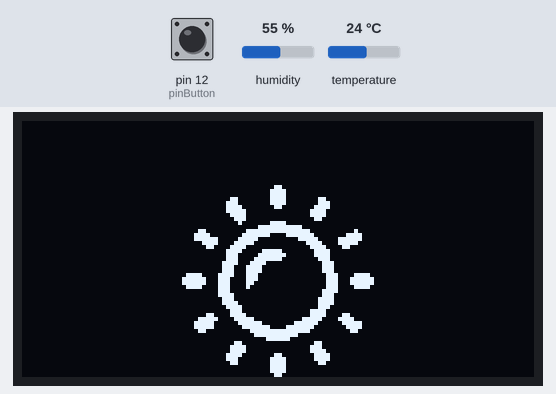
Recording of a sketch running on a simulated Arduino Uno, built with avr-gcc and run on an emulated ATmega328P. On the bench: 128×64 one-colour display. The inputs (shaded band) are chosen by the test bench; at power-on: pin 12 (pinButton) HIGH, humidity 55 %, temperature 24 °C.

Above: at 1.4 s.
1.5 s: pin 12 (pinButton) pulled LOW for 3.2 s
At 5.0 s:
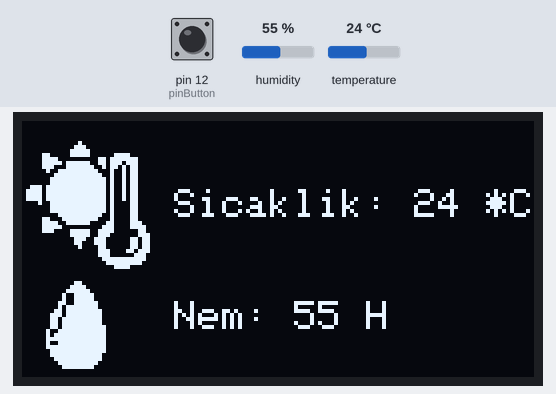
6.2 s: humidity set to 22 %
At 7.4 s:
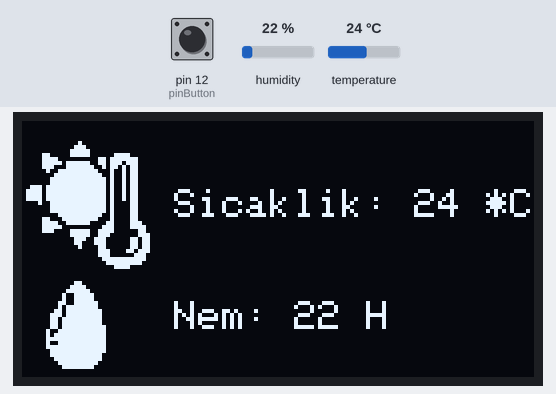
7.9 s: temperature set to 12 °C
At 8.6 s:
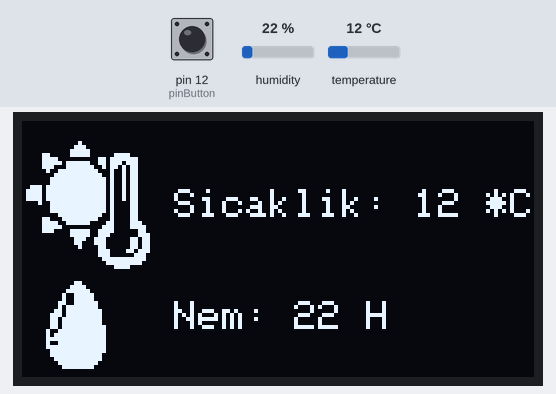
9.5 s: pin 12 (pinButton) pulled LOW for 0.7 s
At 10.4 s:
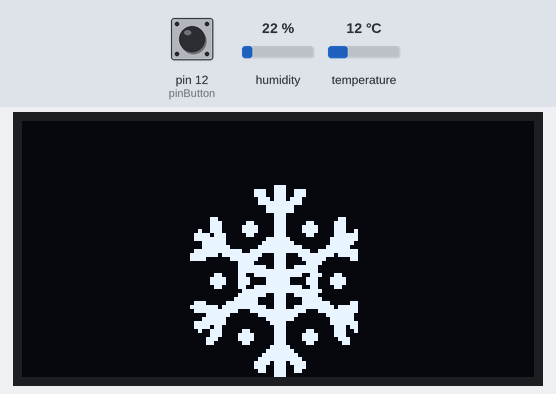
11.7 s: temperature set to 16 °C
At 12.5 s:
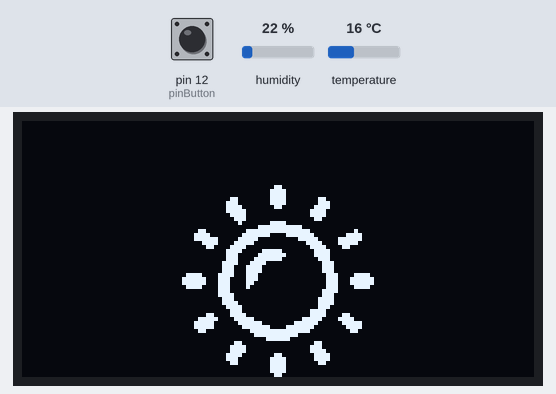
13.5 s: temperature set to 14 °C
At 14.6 s:
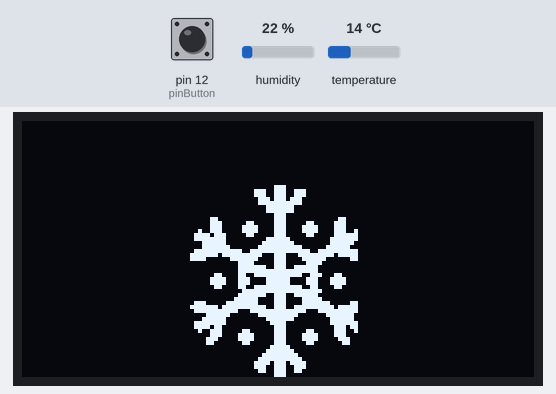
Timing chart, 0 to 16.1 s (numbered marks = the images above; inputs shaded):
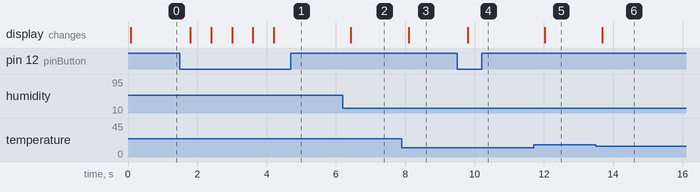

The sketch:

OLED_Sicaklik_Nem.ino
```cpp
// SimpleDHT - Version: Latest
#include <SimpleDHT.h>
#include <SPI.h>
#include <Wire.h>
#include <Adafruit_GFX.h>
#include <Adafruit_SSD1306.h>

#define SCREEN_WIDTH 128  // OLED display width, in pixels
#define SCREEN_HEIGHT 64  // OLED display height, in pixels

// Declaration for an SSD1306 display connected to I2C (SDA, SCL pins)
#define OLED_RESET 4  // Reset pin # (or -1 if sharing Arduino reset pin)
Adafruit_SSD1306 display(SCREEN_WIDTH, SCREEN_HEIGHT, &Wire, OLED_RESET);

// Thermometrenin bitmapi
const unsigned char thermo[] PROGMEM = {
  0x00, 0x02, 0x00, 0x00, 0x00, 0x07, 0x00, 0x00, 0x00, 0x0F, 0x80, 0x00, 0x06, 0x0F, 0x81, 0xE0,
  0x07, 0x80, 0x1B, 0xF8, 0x07, 0xDF, 0x9B, 0xB8, 0x07, 0x1F, 0xCB, 0x58, 0x02, 0x7F, 0xE2, 0x58,
  0x00, 0xFF, 0xF2, 0x58, 0x01, 0xFF, 0xFA, 0x58, 0x01, 0xFF, 0xFA, 0x58, 0x3B, 0xFF, 0xFA, 0x58,
  0x7B, 0xFF, 0xFA, 0x58, 0x7B, 0xFF, 0xFA, 0x58, 0x7B, 0xFF, 0xFA, 0x58, 0x09, 0xFF, 0xFA, 0x18,
  0x01, 0xFF, 0xFA, 0x18, 0x01, 0xFF, 0xFA, 0x18, 0x00, 0x7F, 0xF2, 0x18, 0x06, 0x3F, 0xE2, 0x18,
  0x07, 0x9F, 0x86, 0x1C, 0x07, 0xC0, 0x0E, 0x1E, 0x07, 0x0F, 0x9E, 0x06, 0x00, 0x0F, 0x9C, 0x07,
  0x00, 0x07, 0x38, 0x1B, 0x00, 0x06, 0x38, 0x1B, 0x00, 0x02, 0x18, 0x1B, 0x00, 0x00, 0x1C, 0x37,
  0x00, 0x00, 0x1C, 0x0E, 0x00, 0x00, 0x0F, 0xFE, 0x00, 0x00, 0x07, 0xFC, 0x00, 0x00, 0x01, 0xE0
};

// Nemin bitmapi
const unsigned char humi[] PROGMEM = {
  0x01,
  0x80,
  0x03,
  0xC0,
  0x07,
  0xE0,
  0x09,
  0xF0,
  0x09,
  0xF0,
  0x19,
  0xF8,
  0x17,
  0xF8,
  0x37,
  0xFC,
  0x77,
  0xFC,
  0x6F,
  0xFC,
  0x6F,
  0xFC,
  0x6F,
  0xFE,
  0x9F,
  0xFE,
  0xBF,
  0xFE,
  0xFF,
  0xFE,
  0x9F,
  0xFE,
  0xFF,
  0xFE,
  0x7F,
  0xFE,
  0x7F,
  0xFC,
  0x3F,
  0xFC,
  0x1F,
  0xF8,
  0x0F,
  0xF0,
};

// Güneşin bitmapi
const unsigned char sun[] PROGMEM = {
  0x00, 0x00, 0x01, 0x80, 0x00, 0x00, 0x00, 0x00, 0x03, 0xC0, 0x00, 0x00, 0x00, 0x00, 0x03, 0xC0,
  0x00, 0x00, 0x00, 0x0C, 0x03, 0xC0, 0x30, 0x00, 0x00, 0x1C, 0x03, 0xC0, 0x38, 0x00, 0x00, 0x1E,
  0x01, 0x80, 0x78, 0x00, 0x00, 0x1F, 0x00, 0x00, 0xF0, 0x00, 0x00, 0x0F, 0x00, 0x00, 0xF0, 0x00,
  0x00, 0x07, 0x00, 0x00, 0x60, 0x00, 0x00, 0x02, 0x03, 0xC0, 0x00, 0x00, 0x00, 0x00, 0x1F, 0xFC,
  0x00, 0x00, 0x0C, 0x00, 0xFF, 0xFF, 0x00, 0x10, 0x1E, 0x01, 0xFC, 0x3F, 0x80, 0x78, 0x1F, 0x83,
  0xE0, 0x07, 0xC1, 0xF8, 0x07, 0x87, 0xC0, 0x01, 0xE1, 0xF0, 0x03, 0x0F, 0x00, 0x00, 0xF0, 0xC0,
  0x00, 0x1E, 0x0F, 0x80, 0x78, 0x00, 0x00, 0x1C, 0x1F, 0xC0, 0x78, 0x00, 0x00, 0x1C, 0x3F, 0x80,
  0x38, 0x00, 0x00, 0x3C, 0x78, 0x00, 0x1C, 0x00, 0x00, 0x38, 0xF0, 0x00, 0x1C, 0x00, 0x00, 0x38,
  0xF0, 0x00, 0x1C, 0x00, 0x78, 0x78, 0xE0, 0x00, 0x0E, 0x1E, 0xFC, 0x70, 0xE0, 0x00, 0x0E, 0x3F,
  0xFC, 0x70, 0xC0, 0x00, 0x0E, 0x3F, 0x78, 0x70, 0x80, 0x00, 0x0E, 0x1E, 0x00, 0x70, 0x00, 0x00,
  0x1E, 0x00, 0x00, 0x78, 0x00, 0x00, 0x1C, 0x00, 0x00, 0x38, 0x00, 0x00, 0x3C, 0x00, 0x00, 0x3C,
  0x00, 0x00, 0x3C, 0x00, 0x00, 0x1E, 0x00, 0x00, 0x38, 0x00, 0x00, 0x0E, 0x00, 0x00, 0xF0, 0x00,
  0x03, 0x0F, 0x00, 0x00, 0xF0, 0xC0, 0x0F, 0x87, 0xC0, 0x03, 0xE1, 0xE0, 0x1F, 0x03, 0xF0, 0x0F,
  0xC0, 0xF8, 0x1F, 0x01, 0xFC, 0x3F, 0x80, 0x78, 0x0C, 0x00, 0x7F, 0xFF, 0x00, 0x30, 0x00, 0x00,
  0x3F, 0xF8, 0x00, 0x00, 0x00, 0x00, 0x07, 0xE0, 0x00, 0x00, 0x00, 0x06, 0x00, 0x00, 0x60, 0x00,
  0x00, 0x0F, 0x00, 0x00, 0xE0, 0x00, 0x00, 0x0F, 0x00, 0x00, 0xF0, 0x00, 0x00, 0x1E, 0x01, 0x80,
  0x78, 0x00, 0x00, 0x1C, 0x03, 0xC0, 0x78, 0x00, 0x00, 0x0C, 0x03, 0xC0, 0x30, 0x00, 0x00, 0x00,
  0x03, 0xC0, 0x00, 0x00, 0x00, 0x00, 0x03, 0xC0, 0x00, 0x00, 0x00, 0x00, 0x01, 0x80, 0x00, 0x00
};

// Karın bitmapi
const unsigned char snow[] PROGMEM = {
  0x00, 0x00, 0x01, 0xC0, 0x00, 0x00, 0x00, 0x00, 0x39, 0xCE, 0x00, 0x00, 0x00, 0x00, 0x39, 0xCE,
  0x00, 0x00, 0x00, 0x00, 0x1D, 0xDC, 0x00, 0x00, 0x00, 0x00, 0x1F, 0xFC, 0x00, 0x00, 0x00, 0x00,
  0x07, 0xF0, 0x00, 0x00, 0x00, 0x00, 0x07, 0xF0, 0x00, 0x00, 0x00, 0x00, 0x01, 0xC0, 0x00, 0x00,
  0x01, 0x80, 0x01, 0xC0, 0x01, 0x80, 0x01, 0xC0, 0xC1, 0xC1, 0x83, 0x80, 0x01, 0xC1, 0xE1, 0xC3,
  0xC3, 0x80, 0x09, 0xC1, 0xE1, 0xC3, 0xC3, 0x98, 0x1E, 0xE0, 0xC1, 0xC1, 0x83, 0xF8, 0x1F, 0xE0,
  0x07, 0xE0, 0x07, 0xF8, 0x07, 0xE0, 0x0F, 0xF0, 0x07, 0xE0, 0x07, 0xF0, 0x1F, 0xFC, 0x0F, 0xC0,
  0x1F, 0xFE, 0x7F, 0xFF, 0x3F, 0xFC, 0x3F, 0xBF, 0xF1, 0xC7, 0xFD, 0xFC, 0x3C, 0x0F, 0xE1, 0xC3,
  0xF0, 0x3C, 0x00, 0x03, 0xC1, 0xC1, 0xE0, 0x00, 0x00, 0x03, 0xF9, 0xCF, 0xC0, 0x00, 0x00, 0x03,
  0xFF, 0xFF, 0xC0, 0x00, 0x00, 0xC3, 0x3F, 0xFC, 0xE3, 0x00, 0x01, 0xE3, 0x87, 0xE1, 0xC7, 0x80,
  0x01, 0xE3, 0x87, 0xE1, 0xC7, 0x80, 0x00, 0xC3, 0x3F, 0xFC, 0xC3, 0x00, 0x00, 0x01, 0xFF, 0xFF,
  0xE0, 0x00, 0x00, 0x03, 0xF9, 0xCF, 0xC0, 0x00, 0x00, 0x07, 0xE1, 0xC3, 0xE0, 0x00, 0x1C, 0x1F,
  0xE1, 0xC3, 0xF8, 0x3C, 0x3F, 0xBF, 0xF9, 0xCF, 0xFD, 0xFC, 0x1F, 0xFC, 0x7F, 0xFE, 0x3F, 0xFC,
  0x03, 0xF0, 0x1F, 0xF8, 0x0F, 0xE0, 0x07, 0xE0, 0x07, 0xF0, 0x07, 0xE0, 0x1F, 0xE0, 0x03, 0xC0,
  0x07, 0xF8, 0x1E, 0xC0, 0x01, 0xC0, 0x03, 0xB8, 0x09, 0xC1, 0x81, 0xC1, 0x83, 0x90, 0x01, 0xC3,
  0xC1, 0xC3, 0xC3, 0x80, 0x03, 0x83, 0xC1, 0xC3, 0xC1, 0xC0, 0x03, 0x01, 0x81, 0xC1, 0x80, 0xC0,
  0x00, 0x00, 0x03, 0xE0, 0x00, 0x00, 0x00, 0x00, 0x07, 0xF0, 0x00, 0x00, 0x00, 0x00, 0x0F, 0xF8,
  0x00, 0x00, 0x00, 0x00, 0x1F, 0xFC, 0x00, 0x00, 0x00, 0x00, 0x3D, 0xDE, 0x00, 0x00, 0x00, 0x00,
  0x39, 0xCE, 0x00, 0x00, 0x00, 0x00, 0x19, 0xCC, 0x00, 0x00, 0x00, 0x00, 0x01, 0xC0, 0x00, 0x00
};

// DHT11,
// VCC: 5V or 3V
// GND: GND
// DATA: 2

int pinDHT11 = 2;
SimpleDHT11 dht11(pinDHT11);

int pinButton = 12;
int buttonState = 0;
int lastButtonState = 0;

void setup() {
  display.begin(SSD1306_SWITCHCAPVCC, 0x3C);
  pinMode(12, INPUT_PULLUP);
}

void loop() {
  byte temperature = 0;
  byte humidity = 0;
  int err = SimpleDHTErrSuccess;

  if ((err = dht11.read(&temperature, &humidity, NULL)) != SimpleDHTErrSuccess) {
    display.print("DHT11 sensörü okumasında hata oluştu, Hata=");
    display.print(err);
    return;
  }

  buttonState = digitalRead(pinButton);

  if (buttonState == 0) {
    delay(50);

    if (buttonState = !lastButtonState) {
      lastButtonState = 1;
    } else {
      lastButtonState = 0;
    }
  }


  if (lastButtonState == 1) {
    display.clearDisplay();
    display.setTextSize(1.4);     // Normal 1:1 pixel scale
    display.setTextColor(WHITE);  // Draw white text
    display.cp437(true);          // Use full 256 char 'Code Page 437' font

    display.drawBitmap(0, 5, thermo, 32, 32, 1);
    display.drawBitmap(6, 40, humi, 16, 22, 1);

    display.setCursor(38, 17);
    display.print("Sicaklik: ");
    display.print((int)temperature);
    display.print(" *C ");
    display.setCursor(38, 45);
    display.print("Nem: ");
    display.print((int)humidity);
    display.print(" H ");

    display.display();
    delay(500);
  } else {
    if ((int)temperature < 15) {
      display.clearDisplay();
      display.drawBitmap(40, 16, snow, 44, 48, 1);
      display.display();
      delay(500);
    } else {
      display.clearDisplay();
      display.drawBitmap(40, 16, sun, 48, 48, 1);
      display.display();
      delay(500);
    }
  }
}
```

Measured:
- the behaviour switches between 14 and 15 °C on temperature (found by bisection; images 4 and 5)
- after the input at 1.5 s, the display: changes after 0.29 s (image 1)
- after the input at 6.2 s, the display: changes after 0.23 s (image 2)
- after the input at 7.9 s, the display: changes after 0.19 s (image 3)
- after the input at 9.5 s, the display: changes after 0.31 s (image 4)
- after the input at 11.7 s, the display: changes after 0.32 s (image 5)
- after the input at 13.5 s, the display: changes after 0.18 s (image 6)
